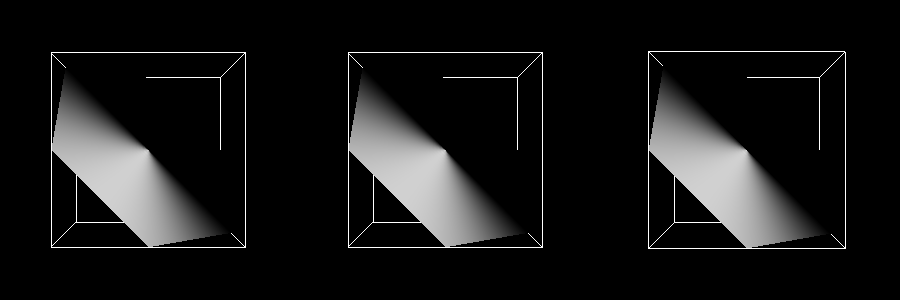

Write the Python code that produced this figure.
#!/usr/bin/env python

# Compare three methods of cutting an unstructured grid: vtkCutter,
# vtkPlaneCutter with sphere tree, and vtkPlaneCutter without tree,
# displayed in three viewports.

# Factory overrides
import vtkmodules.vtkInteractionStyle  # noqa: F401
import vtkmodules.vtkRenderingOpenGL2  # noqa: F401

from vtkmodules.vtkCommonDataModel import (
    vtkPlane,
    vtkSphere,
)
from vtkmodules.vtkFiltersCore import (
    vtkCutter,
    vtkPlaneCutter,
)
from vtkmodules.vtkFiltersExtraction import vtkExtractGeometry
from vtkmodules.vtkFiltersGeneral import vtkRandomAttributeGenerator
from vtkmodules.vtkFiltersModeling import vtkOutlineFilter
from vtkmodules.vtkImagingHybrid import vtkSampleFunction
from vtkmodules.vtkRenderingCore import (
    vtkActor,
    vtkPolyDataMapper,
    vtkRenderWindow,
    vtkRenderWindowInteractor,
    vtkRenderer,
)

resolution = 50

# Source: sample a sphere implicit function
sphere = vtkSphere()
sphere.SetCenter(0.0, 0.0, 0.0)
sphere.SetRadius(0.25)

sample = vtkSampleFunction()
sample.SetImplicitFunction(sphere)
sample.SetModelBounds(-0.5, 0.5, -0.5, 0.5, -0.5, 0.5)
sample.SetSampleDimensions(resolution, resolution, resolution)
sample.Update()

# Add random cell scalars
random_attr = vtkRandomAttributeGenerator()
random_attr.SetGenerateCellScalars(True)
random_attr.SetInputConnection(sample.GetOutputPort())

# Convert image data to unstructured grid
extraction_sphere = vtkSphere()
extraction_sphere.SetRadius(100)
extraction_sphere.SetCenter(0, 0, 0)

extract = vtkExtractGeometry()
extract.SetImplicitFunction(extraction_sphere)
extract.SetInputConnection(random_attr.GetOutputPort())
extract.Update()

# Cut plane
plane = vtkPlane()
plane.SetOrigin(0, 0, 0)
plane.SetNormal(1, 1, 1)

# Standard cutter
cutter = vtkCutter()
cutter.SetInputConnection(extract.GetOutputPort())
cutter.SetCutFunction(plane)
cutter.Update()

cutter_mapper = vtkPolyDataMapper()
cutter_mapper.SetInputConnection(cutter.GetOutputPort())
cutter_mapper.ScalarVisibilityOff()

cutter_actor = vtkActor()
cutter_actor.SetMapper(cutter_mapper)
cutter_actor.GetProperty().SetColor(1, 1, 1)

# Outline
outline = vtkOutlineFilter()
outline.SetInputConnection(sample.GetOutputPort())

outline_mapper = vtkPolyDataMapper()
outline_mapper.SetInputConnection(outline.GetOutputPort())

outline_actor = vtkActor()
outline_actor.SetMapper(outline_mapper)

# Accelerated plane cutter with sphere tree
plane_cutter = vtkPlaneCutter()
plane_cutter.SetInputConnection(extract.GetOutputPort())
plane_cutter.SetPlane(plane)
plane_cutter.ComputeNormalsOff()
plane_cutter.Update()

plane_cutter_mapper = vtkPolyDataMapper()
plane_cutter_mapper.SetInputConnection(plane_cutter.GetOutputPort())
plane_cutter_mapper.ScalarVisibilityOff()

plane_cutter_actor = vtkActor()
plane_cutter_actor.SetMapper(plane_cutter_mapper)
plane_cutter_actor.GetProperty().SetColor(1, 1, 1)

# Accelerated plane cutter without tree
plane_cutter_no_tree = vtkPlaneCutter()
plane_cutter_no_tree.SetInputConnection(extract.GetOutputPort())
plane_cutter_no_tree.SetPlane(plane)
plane_cutter_no_tree.ComputeNormalsOff()
plane_cutter_no_tree.BuildTreeOff()
plane_cutter_no_tree.Update()

plane_cutter_no_tree_mapper = vtkPolyDataMapper()
plane_cutter_no_tree_mapper.SetInputConnection(plane_cutter_no_tree.GetOutputPort())
plane_cutter_no_tree_mapper.ScalarVisibilityOff()

plane_cutter_no_tree_actor = vtkActor()
plane_cutter_no_tree_actor.SetMapper(plane_cutter_no_tree_mapper)
plane_cutter_no_tree_actor.GetProperty().SetColor(1, 1, 1)

# Outline for accelerated cutters
outline_tree = vtkOutlineFilter()
outline_tree.SetInputConnection(sample.GetOutputPort())

outline_tree_mapper = vtkPolyDataMapper()
outline_tree_mapper.SetInputConnection(outline_tree.GetOutputPort())

outline_tree_actor = vtkActor()
outline_tree_actor.SetMapper(outline_tree_mapper)

# Three viewports
renderer_0 = vtkRenderer()
renderer_0.SetViewport(0, 0, 0.33, 1)
renderer_0.SetBackground(0, 0, 0)
renderer_0.AddActor(outline_actor)
renderer_0.AddActor(cutter_actor)

renderer_1 = vtkRenderer()
renderer_1.SetViewport(0.33, 0, 0.66, 1)
renderer_1.SetBackground(0, 0, 0)
renderer_1.AddActor(outline_tree_actor)
renderer_1.AddActor(plane_cutter_actor)

renderer_2 = vtkRenderer()
renderer_2.SetViewport(0.66, 0, 1, 1)
renderer_2.SetBackground(0, 0, 0)
renderer_2.AddActor(outline_tree_actor)
renderer_2.AddActor(plane_cutter_no_tree_actor)

# Window
render_window = vtkRenderWindow()
render_window.SetMultiSamples(0)
render_window.AddRenderer(renderer_0)
render_window.AddRenderer(renderer_1)
render_window.AddRenderer(renderer_2)
render_window.SetSize(900, 300)
render_window.SetWindowName("unstructuredgrid plane cutter")

# Scene
renderer_0.ResetCamera()
renderer_1.ResetCamera()
renderer_2.ResetCamera()

# Interactor
interactor = vtkRenderWindowInteractor()
interactor.SetRenderWindow(render_window)

interactor.Initialize()
interactor.Start()
